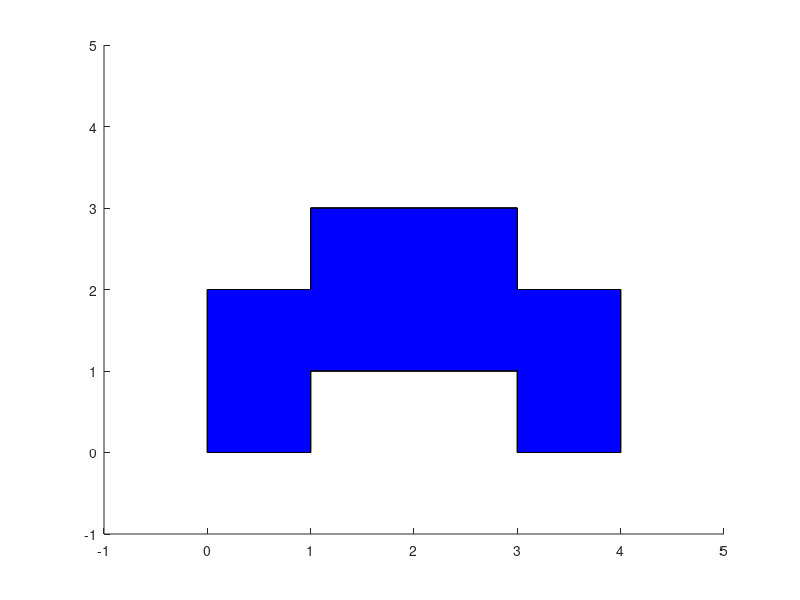

MATLAB code to generate this figure:
clc
clear all
close all

%patch([x],[y],[z],'COR')
%patch([0,3,3,0],[0,0,2,2],[0,0,0,0],'blue')
%frente
x = [0 1 1 3 3 4 4 3 3 1 1 0];
y = [0 0 1 1 0 0 2 2 3 3 2 2];
z = [0 0 0 0 0 0 0 0 0 0 0 0];
patch(x,y,z,'blue')
%tras
x = [0 1 1 3 3 4 4 3 3 1 1 0];
y = [0 0 1 1 0 0 2 2 3 3 2 2];
z = [4 4 4 4 4 4 4 4 4 4 4 4];
patch(x,y,z,'blue')
x = [0 0 0 0];
y = [0 0 2 2];
z = [4 0 0 4];
patch(x,y,z,'blue')
x = [0 1 1 0];
y = [2 2 2 2];
z = [0 0 4 4];
patch(x,y,z,'blue')
x = [1 1 1 1];
y = [2 3 3 2];
z = [0 0 4 4];
patch(x,y,z,'blue')
x = [1 3 3 1];
y = [3 3 3 3];
z = [0 0 4 4];
patch(x,y,z,'blue')
x = [3 3 3 3];
y = [3 2 2 3];
z = [0 0 4 4];
patch(x,y,z,'blue')
x = [3 4 4 3];
y = [2 2 2 2];
z = [0 0 4 4];
patch(x,y,z,'blue')
x = [4 4 4 4];
y = [2 0 0 2];
z = [0 0 4 4];
patch(x,y,z,'blue')
x = [4 3 3 4];
y = [0 0 0 0];
z = [0 0 4 4];
patch(x,y,z,'blue')
x = [3 3 3 3];
y = [0 1 1 0];
z = [0 0 4 4];
patch(x,y,z,'blue')
x = [3 1 1 3];
y = [1 1 1 1];
z = [0 0 4 4];
patch(x,y,z,'blue')
x = [1 1 1 1];
y = [1 0 0 1];
z = [0 0 4 4];
patch(x,y,z,'blue')
x = [1 0 0 1];
y = [0 0 0 0];
z = [0 0 4 4];
patch(x,y,z,'blue')

xlim([-1 5])
ylim([-1 5])
zlim([-1 5])